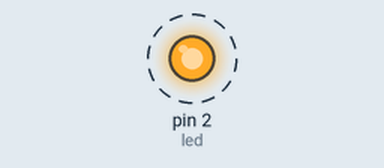
Simulated run of this program. Board: MicroPython board. Parts: output pins drawn as LEDs (lit = HIGH). Dashed ring = blinking.

Above: at 0.15 s.
Timing chart, 0 to 3.0 s (numbered marks = the images above):
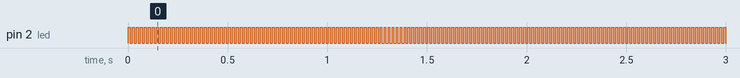

Measured:
- by itself, pin 2 (led): alternates HIGH for 0.01 s and LOW for 0.01 s

The program:

software_pwm.py
```python
from machine import Pin
from time import sleep_ms

# 初始化GPIO引脚2为输出
led = Pin(2, Pin.OUT)

# 定义简化版的软件PWM函数
def simple_pwm(pin, period_ms=20, duty_cycle=50):
    """
    简单的软件PWM实现。
    :param pin: 要控制的Pin对象
    :param period_ms: PWM周期，单位毫秒
    :param duty_cycle: 占空比，范围0到100
    """
    on_duration = int(period_ms * duty_cycle / 100)  # 高电平持续时间
    off_duration = period_ms - on_duration           # 低电平持续时间

    pin.on()
    sleep_ms(on_duration)
    pin.off()
    sleep_ms(off_duration)

# 主循环
while True:
    # 使用固定参数调用simple_pwm
    simple_pwm(led, period_ms=20, duty_cycle=50)  # 周期为20ms，占空比为50%
```
